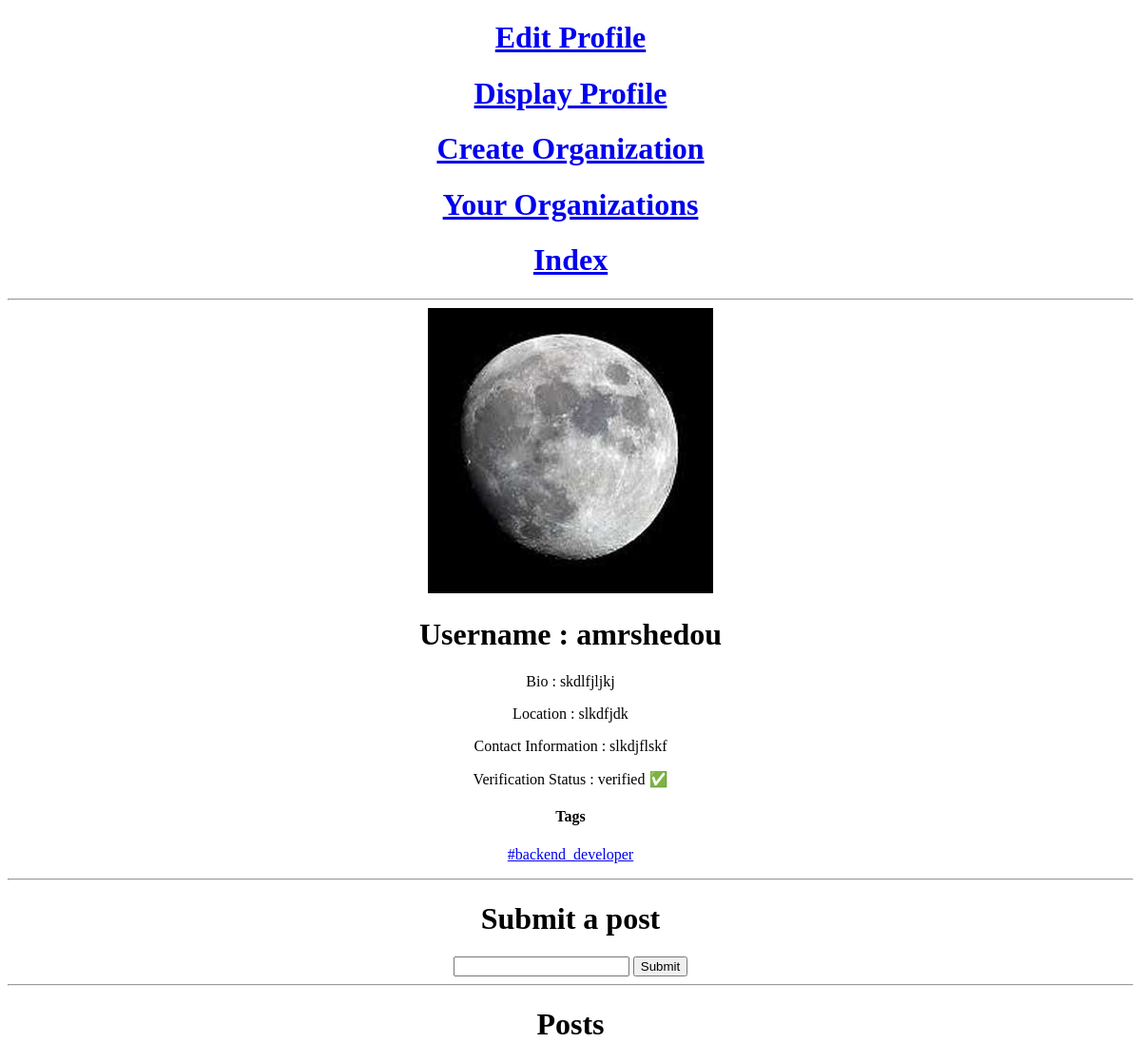
The page /accounts/amrshedou/ on the database as committed earlier.
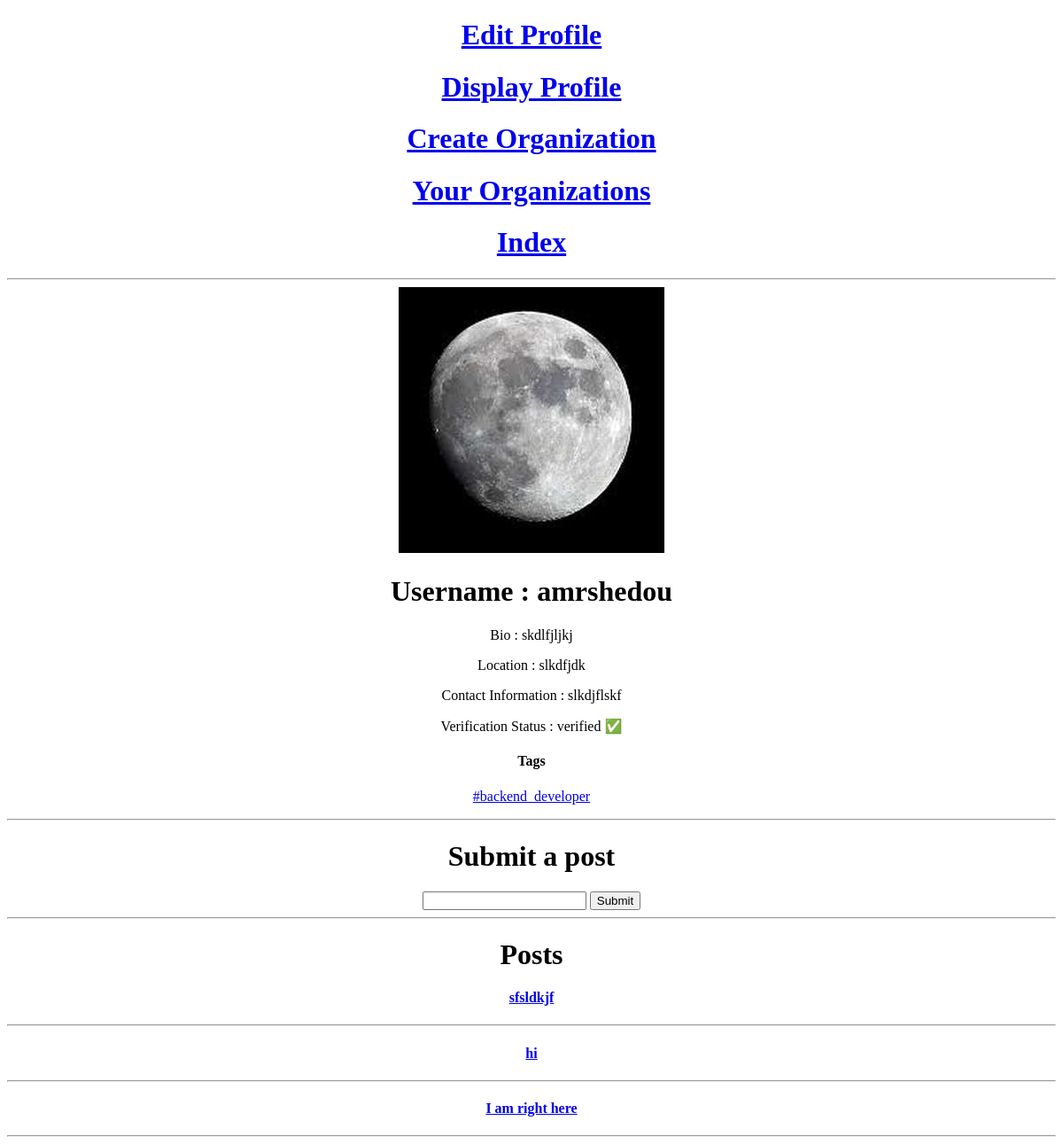
The same page on the database as committed later.
### infrastructure/models.py (models this page shows, shortened)
class Tag(models.Model):
	name = models.TextField()
	verified = models.BooleanField(default=False)
	def __str__(self):
		return self.name

class Post(models.Model):
	content = models.TextField()
	created_at = models.DateTimeField(auto_now_add=True)
	publisher_user = models.ForeignKey(Profile, related_name='user_post', on_delete=models.CASCADE, null = True,
		blank = True)
	publisher_org = models.ForeignKey(Organization, related_name='org_post', on_delete=models.CASCADE, null = True,
		blank = True)

### infrastructure/views.py (the view)
# urls.py: path('accounts/<slug>/', views.ProfileDetail.as_view(), name='display-profile' ),
class ProfileDetail(DetailView):
	model = Profile
	def get_object(self):
		return Profile.objects.get(slug = self.kwargs.get('slug'))

### infrastructure/templates/infrastructure/profile_detail.html (shortened to what this page needs)
{%extends 'base.html'%}
{%block content%}
<img src="{{ object.avatar_thumbnail.url }}" >
<h1>Username : {{ object.username }}</h1>
<p>Bio : {{ object.bio }}</p>
<p>Location : {{ object.location }}</p>
<p>Contact Information : {{ object.contact_information }}</p>
<p>Verification Status :
	{% if object.verified %}
		verified ✅
	{%else%}
		not verified ❌
	{%endif%}
</p>
<h4>Tags</h4>
{%for tag in object.tags.all%}
<p> <a href="{% url 'infrastructure:tag-user-view' tag_name=tag.name %}">{{tag}}</a>{{tag_form.subject_tags}} </p>
{%endfor%}
<hr>
<h1>Submit a post</h1>
<form id='form1' method="post" action="{% url 'infrastructure:publish-post-user' slug=request.user.slug %}">
	<input type="text" name='text'>
	<input type="submit" name="submit">
</form>
<hr>
<h1>Posts</h1>
{%for post in object.user_post.all%}
<h4><a href="{%url 'infrastructure:post-detail' id=post.id%}">{{post.content}}</a></h4>
<hr>
{%endfor%}
{%endblock%}

Rows that differ between the two databases and show on the page:
added Post: content "sfsldkjf"
added Post: content "hi"
added Post: content "I am right here"
